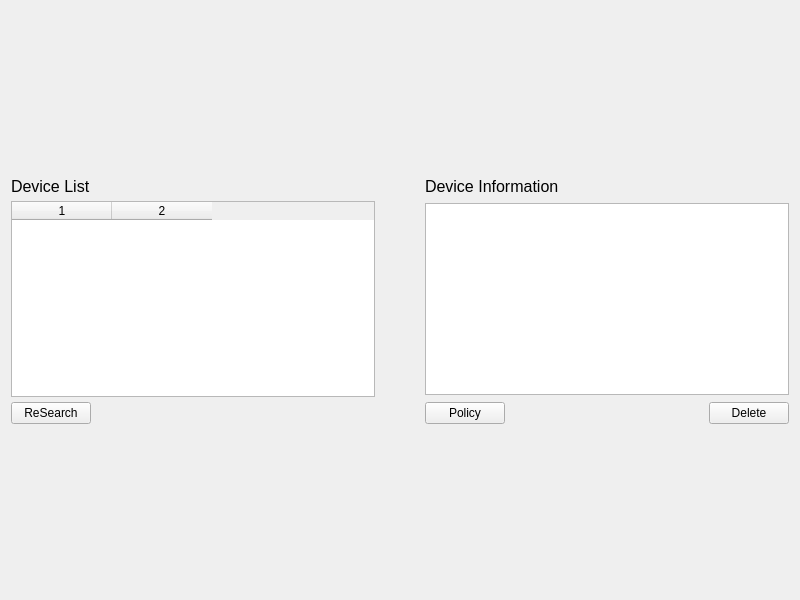
<?xml version="1.0" encoding="UTF-8"?>
<ui version="4.0">
 <class>Widget</class>
 <widget class="QWidget" name="Widget">
  <property name="geometry">
   <rect>
    <x>0</x>
    <y>0</y>
    <width>800</width>
    <height>600</height>
   </rect>
  </property>
  <property name="windowTitle">
   <string>Widget</string>
  </property>
  <layout class="QGridLayout" name="gridLayout">
   <item row="0" column="0">
    <layout class="QVBoxLayout" name="fullLayout">
     <item>
      <spacer name="verticalSpacer_2">
       <property name="orientation">
        <enum>Qt::Vertical</enum>
       </property>
       <property name="sizeHint" stdset="0">
        <size>
         <width>20</width>
         <height>40</height>
        </size>
       </property>
      </spacer>
     </item>
     <item>
      <layout class="QHBoxLayout" name="DeviceInfoLayout">
       <property name="spacing">
        <number>50</number>
       </property>
       <item>
        <layout class="QVBoxLayout" name="devListLayout">
         <property name="spacing">
          <number>5</number>
         </property>
         <item>
          <widget class="QLabel" name="devListLabel">
           <property name="font">
            <font>
             <family>Arial</family>
             <pointsize>12</pointsize>
            </font>
           </property>
           <property name="text">
            <string>Device List</string>
           </property>
          </widget>
         </item>
         <item>
          <widget class="QTableWidget" name="devTable">
           <property name="baseSize">
            <size>
             <width>0</width>
             <height>4</height>
            </size>
           </property>
           <property name="columnCount">
            <number>2</number>
           </property>
           <column/>
           <column/>
          </widget>
         </item>
         <item>
          <layout class="QHBoxLayout" name="reSearchLayout">
           <item>
            <widget class="QPushButton" name="researchBtn">
             <property name="text">
              <string>ReSearch</string>
             </property>
            </widget>
           </item>
           <item>
            <spacer name="horizontalSpacer">
             <property name="orientation">
              <enum>Qt::Horizontal</enum>
             </property>
             <property name="sizeHint" stdset="0">
              <size>
               <width>40</width>
               <height>20</height>
              </size>
             </property>
            </spacer>
           </item>
          </layout>
         </item>
        </layout>
       </item>
       <item>
        <layout class="QVBoxLayout" name="devInfoLayout">
         <property name="spacing">
          <number>7</number>
         </property>
         <item>
          <widget class="QLabel" name="devInfoLabel">
           <property name="font">
            <font>
             <family>Arial</family>
             <pointsize>12</pointsize>
            </font>
           </property>
           <property name="text">
            <string>Device Information</string>
           </property>
          </widget>
         </item>
         <item>
          <widget class="QListWidget" name="devInfo"/>
         </item>
         <item>
          <layout class="QHBoxLayout" name="btnLayout">
           <property name="spacing">
            <number>7</number>
           </property>
           <item>
            <widget class="QPushButton" name="policyBtn">
             <property name="text">
              <string>Policy</string>
             </property>
            </widget>
           </item>
           <item>
            <spacer name="horizontalSpacer_2">
             <property name="orientation">
              <enum>Qt::Horizontal</enum>
             </property>
             <property name="sizeHint" stdset="0">
              <size>
               <width>40</width>
               <height>20</height>
              </size>
             </property>
            </spacer>
           </item>
           <item>
            <widget class="QPushButton" name="deleteBtn">
             <property name="text">
              <string>Delete</string>
             </property>
            </widget>
           </item>
          </layout>
         </item>
        </layout>
       </item>
      </layout>
     </item>
     <item>
      <spacer name="verticalSpacer">
       <property name="orientation">
        <enum>Qt::Vertical</enum>
       </property>
       <property name="sizeHint" stdset="0">
        <size>
         <width>20</width>
         <height>40</height>
        </size>
       </property>
      </spacer>
     </item>
    </layout>
   </item>
  </layout>
 </widget>
 <resources/>
 <connections/>
</ui>
